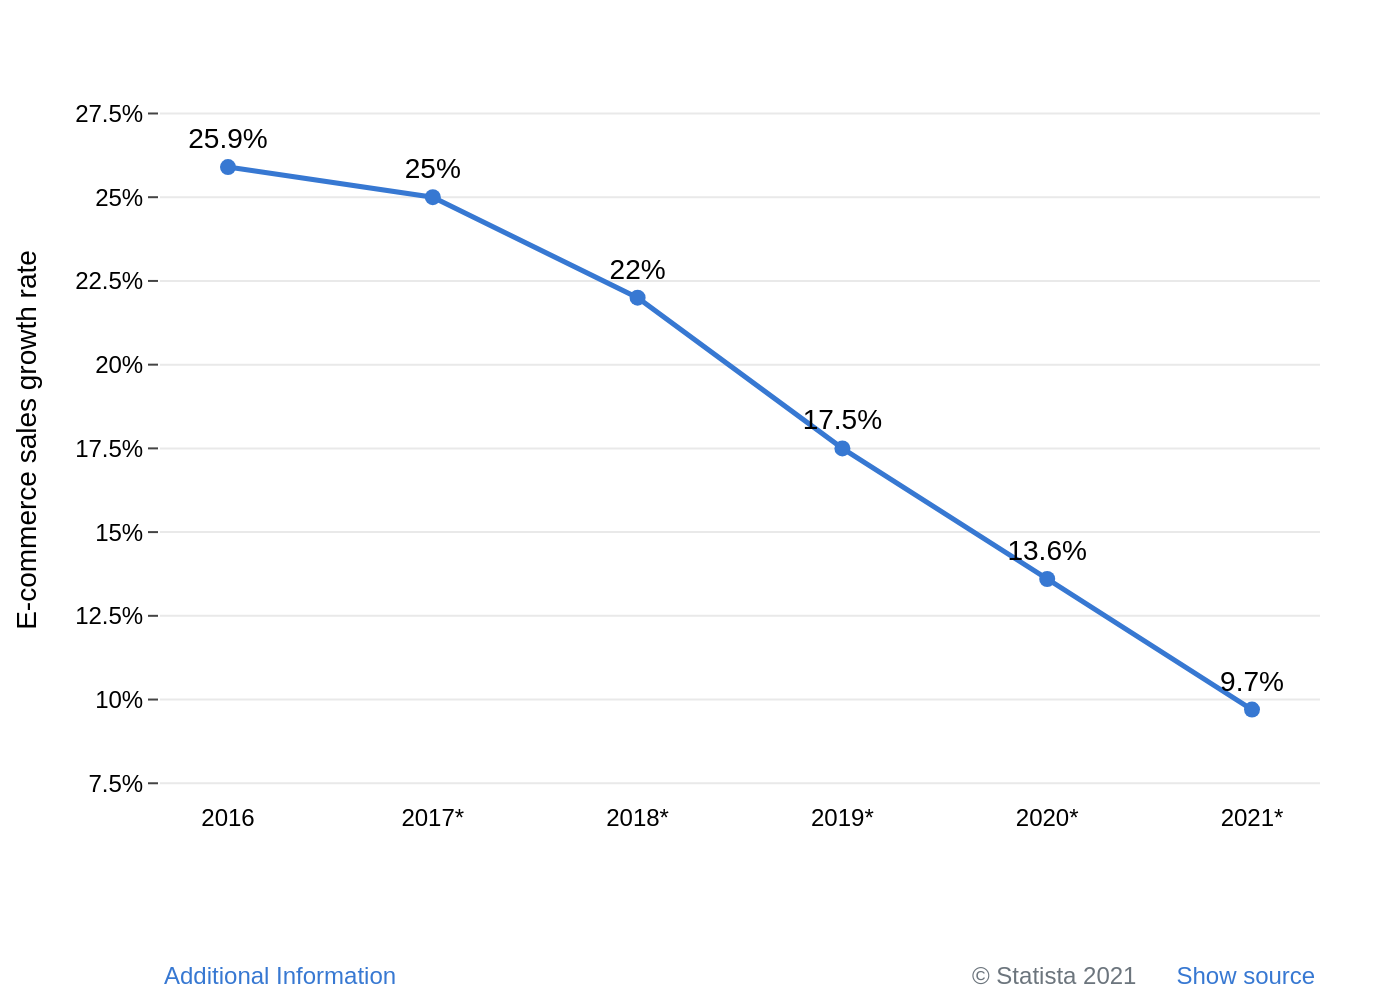

Source code (Python):
import sys
import json
import plotly.graph_objects as go

if len(sys.argv) != 2:
    print("Usage: python <script.py> <path_to_json>")
    sys.exit(1)

json_path = sys.argv[1]

with open(json_path, 'r', encoding='utf-8') as f:
    chart_info = json.load(f)

chart_data = chart_info['chart_data']
texts = chart_info['texts']
colors = chart_info['colors']

fig = go.Figure()

series = chart_data[0]
fig.add_trace(go.Scatter(
    x=series['x'],
    y=series['y'],
    mode='lines+markers+text',
    line=dict(color=colors[0], width=2.5),
    marker=dict(color=colors[0], size=8),
    text=series['text'],
    textposition='top center',
    textfont=dict(
        family="Arial",
        size=14,
        color='black'
    ),
    hoverinfo='none'
))

fig.update_layout(
    font=dict(family="Arial", size=12, color="#000000"),
    plot_bgcolor='white',
    paper_bgcolor='white',
    showlegend=False,
    xaxis=dict(
        showgrid=False,
        zeroline=False,
        tickfont=dict(size=12)
    ),
    yaxis=dict(
        title=texts['y_axis_title'],
        showgrid=True,
        gridcolor='#e9e9e9',
        zeroline=False,
        ticks='outside',
        range=[7, 28.5],
        tickvals=[7.5, 10, 12.5, 15, 17.5, 20, 22.5, 25, 27.5],
        ticktext=['7.5%', '10%', '12.5%', '15%', '17.5%', '20%', '22.5%', '25%', '27.5%']
    ),
    margin=dict(l=80, r=40, t=40, b=100)
)

annotations = []
if texts.get('additional_info'):
    annotations.append(
        dict(
            xref="paper", yref="paper",
            x=0, y=-0.22,
            xanchor='left', yanchor='top',
            text=texts['additional_info'],
            showarrow=False,
            font=dict(family="Arial", size=12, color=colors[0])
        )
    )

source_text = texts.get('source', '')
note_text = texts.get('note', '')

if source_text or note_text:
    source_note_html = f"{source_text} &nbsp;&nbsp;&nbsp;&nbsp; <span style='color:{colors[0]}'>{note_text}</span>"
    annotations.append(
        dict(
            xref="paper", yref="paper",
            x=1, y=-0.22,
            xanchor='right', yanchor='top',
            text=source_note_html,
            showarrow=False,
            font=dict(family="Arial", size=12, color="#6c757d")
        )
    )

fig.update_layout(annotations=annotations)

base_filename = json_path.split('/')[-1].split('\\')[-1].rsplit('.', 1)[0]
output_filename = f"{base_filename}.png"

fig.write_image(output_filename, scale=2)
print(f"Chart saved to {output_filename}")
